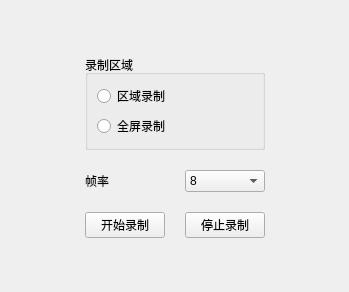
<?xml version="1.0" encoding="UTF-8"?>
<ui version="4.0">
 <class>Widget</class>
 <widget class="QWidget" name="Widget">
  <property name="geometry">
   <rect>
    <x>0</x>
    <y>0</y>
    <width>349</width>
    <height>292</height>
   </rect>
  </property>
  <property name="windowTitle">
   <string>Widget</string>
  </property>
  <layout class="QGridLayout" name="gridLayout_2">
   <item row="0" column="1">
    <spacer name="verticalSpacer">
     <property name="orientation">
      <enum>Qt::Vertical</enum>
     </property>
     <property name="sizeHint" stdset="0">
      <size>
       <width>20</width>
       <height>18</height>
      </size>
     </property>
    </spacer>
   </item>
   <item row="1" column="0">
    <spacer name="horizontalSpacer">
     <property name="orientation">
      <enum>Qt::Horizontal</enum>
     </property>
     <property name="sizeHint" stdset="0">
      <size>
       <width>30</width>
       <height>20</height>
      </size>
     </property>
    </spacer>
   </item>
   <item row="1" column="1">
    <layout class="QGridLayout" name="gridLayout">
     <property name="leftMargin">
      <number>20</number>
     </property>
     <property name="topMargin">
      <number>20</number>
     </property>
     <property name="rightMargin">
      <number>20</number>
     </property>
     <property name="bottomMargin">
      <number>20</number>
     </property>
     <property name="spacing">
      <number>20</number>
     </property>
     <item row="1" column="1">
      <widget class="QComboBox" name="delayCbk">
       <item>
        <property name="text">
         <string>8</string>
        </property>
       </item>
       <item>
        <property name="text">
         <string>10</string>
        </property>
       </item>
       <item>
        <property name="text">
         <string>15</string>
        </property>
       </item>
       <item>
        <property name="text">
         <string>30</string>
        </property>
       </item>
       <item>
        <property name="text">
         <string>60</string>
        </property>
       </item>
      </widget>
     </item>
     <item row="1" column="0">
      <widget class="QLabel" name="label">
       <property name="text">
        <string>帧率</string>
       </property>
      </widget>
     </item>
     <item row="0" column="0" colspan="2">
      <widget class="QGroupBox" name="groupBox">
       <property name="title">
        <string>录制区域</string>
       </property>
       <layout class="QVBoxLayout" name="verticalLayout">
        <item>
         <widget class="QRadioButton" name="rectRadio">
          <property name="text">
           <string>区域录制</string>
          </property>
         </widget>
        </item>
        <item>
         <widget class="QRadioButton" name="fullRadio">
          <property name="text">
           <string>全屏录制</string>
          </property>
         </widget>
        </item>
       </layout>
      </widget>
     </item>
     <item row="2" column="1">
      <widget class="QPushButton" name="stopBtn">
       <property name="text">
        <string>停止录制</string>
       </property>
      </widget>
     </item>
     <item row="2" column="0">
      <widget class="QPushButton" name="startBtn">
       <property name="text">
        <string>开始录制</string>
       </property>
      </widget>
     </item>
    </layout>
   </item>
   <item row="1" column="2">
    <spacer name="horizontalSpacer_2">
     <property name="orientation">
      <enum>Qt::Horizontal</enum>
     </property>
     <property name="sizeHint" stdset="0">
      <size>
       <width>31</width>
       <height>20</height>
      </size>
     </property>
    </spacer>
   </item>
   <item row="2" column="1">
    <spacer name="verticalSpacer_2">
     <property name="orientation">
      <enum>Qt::Vertical</enum>
     </property>
     <property name="sizeHint" stdset="0">
      <size>
       <width>20</width>
       <height>19</height>
      </size>
     </property>
    </spacer>
   </item>
  </layout>
 </widget>
 <resources/>
 <connections/>
</ui>
